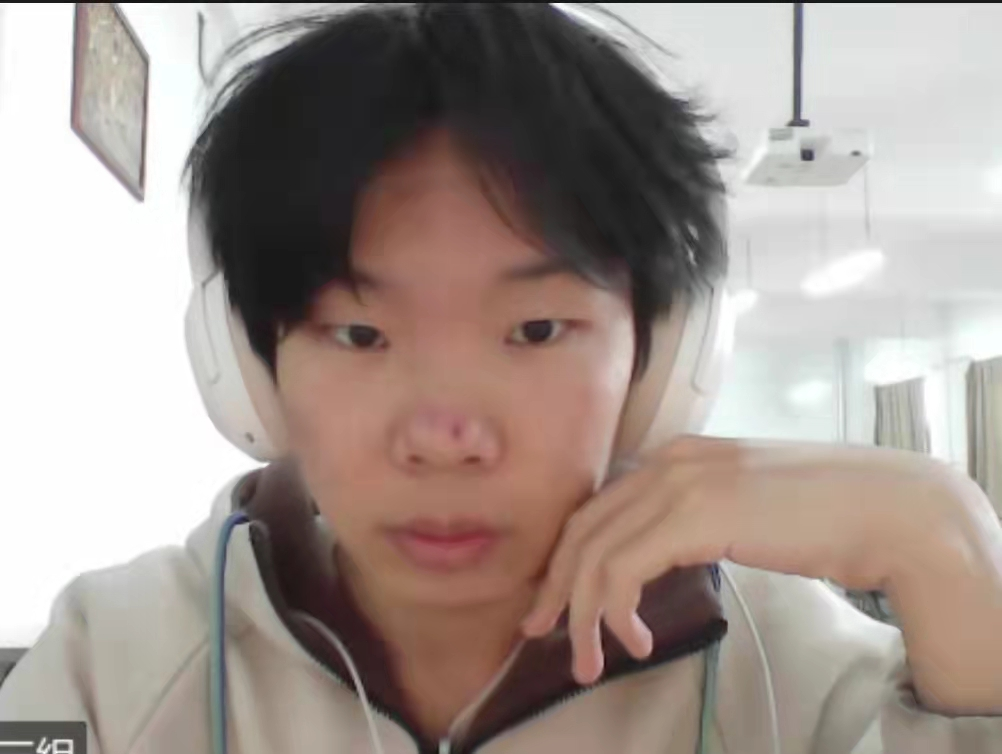
#> input picture python/chore/PicToAscii/testPic.jpg, 1002 x 754 px
$ python main.py testPic.jpg
#> lines starting #> are read from the running program, lines starting #| are printed output that depends on the picture
import argparse
from PIL import Image

parser = argparse.ArgumentParser(description="transform pic to ascii plaint text")
parser.add_argument("file")
parser.add_argument("-o", "--output")
parser.add_argument("--width", type=int, default=80)
parser.add_argument("--height", type=int, default=80)

args = parser.parse_args()
img = args.file
width = args.width
height = args.height
output = args.output

ascii_char = list(
    "$@B%8&WM#*oahkbdpqwmZO0QLCJUYXzcvunxrjft/\|()1{}[]?-_+~<>i!lI;:,\"^`'. "
)


def get_char(r, g, b, alpha=256):
    if alpha == 0:
        return " "
    length = len(ascii_char)
    gray = int(0.2126 * r + 0.7152 * g + 0.0722 * b)
    unit = (256.0 + 1) / length
    # 把rgb转化为gray(0~255)之间的值之后，映射到alpha中的字符
    return ascii_char[int(gray / unit)]


if __name__ == "__main__":

    im = Image.open(img)
#> im is the input picture: PIL image 1002x754 RGB; mean R, G, B 162.8, 150.3, 144
    im = im.resize((width, height), Image.NEAREST)
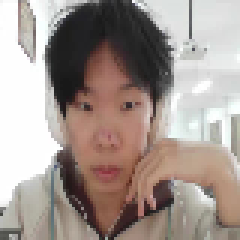
#> im: PIL image 80x80 RGB (shown 3 times larger); mean R, G, B 163.4, 150.9, 144.7
    txt = ""
    for i in range(height):
        for j in range(width):
            txt += get_char(*im.getpixel((j, i)))
        txt += "\n"
    print(txt)
#> (printed output is left out)

    if output:
        with open(output, "w") as f:
            f.write(txt)
    else:
        with open("output.txt", "w") as f:
            f.write(txt)
